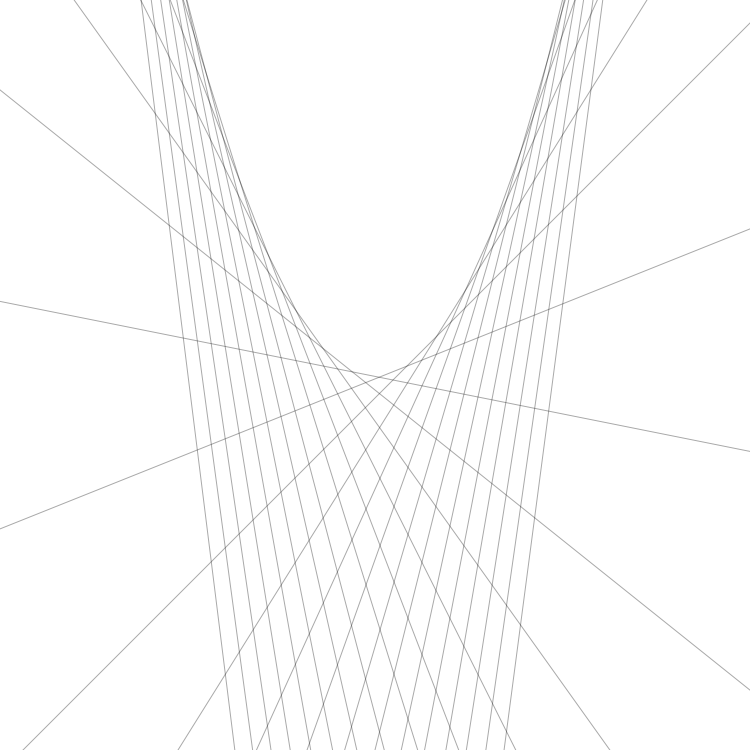
Frame 1 (no input)
Frame 60 (the mouse pressed at the canvas centre just before this capture): identical to frame 1, image omitted
Frame 120 (the mouse held since frame 60 and released just before this capture): identical to frame 1, image omitted

The Processing sketch that drew this single still picture (run headless with seeded random() and noise(); from frame 60 on, the mouse is pressed at the canvas centre):

// Processing sketch: paraEnvelopeWeb
// ── paraEnvelopeWeb.pde
//import processing.pdf.*; //<>//
//float minX = -4;
//float minY = -4;
//float maxX =x 4;
//float maxY = 4;
float dX = 20;
float stepSize = .3;
boolean axisIsVisible = false;

Functor functor;
Functor parabola = new Parabola();
Functor cubic = new Cubic();
Functor exponential = new Exponential();
Functor sine = new Sine();
Functor cotangent = new Cotangent();
Functor cosecant = new Cosecant();
interface JavaScript {
  void showValues(float s);
}

void bindJavascript(JavaScript js) {
  javascript = js;
}

JavaScript javascript;

void setup() {
  size(750, 750);
  //  size(1920, 1080);
  //  parabola.setFrame(minX, maxX, minY, maxY);
  //  cubic.setFrame(minX, maxX, minY, maxY);
  //  sine.setFrame(minX, maxX, minY, maxY);
  //  exponential.setFrame(minX, maxX, minY, maxY);
  //  cotangent.setFrame(minX, maxX, minY, maxY);
  //  cosecant.setFrame(minX, maxX, minY, maxY);
  functor = parabola;
}

void draw() {
  background(255);
  if (javascript!=null) 
    javascript.showValues(stepSize);
  translate(width/2, height/2);
  stroke(255, 0, 0);
  strokeWeight(1);
  if (axisIsVisible) {
    drawXAxis();
    drawYAxis();
  }
  stroke(0, 255*stepSize+10);
  //  float range = functor.maxX - functor.minX;
  float nextX = functor.minX;
  while (nextX < functor.maxX) {
    float slope = functor.slope(nextX);
    float y = functor.value(nextX);
    float x0 = mapXToScreen(nextX-dX, functor.minX, functor.maxX);
    float y0 = mapYToScreen(-slope*dX+y, functor.minY, functor.maxY);
    float x1 = mapXToScreen(nextX+dX, functor.minX, functor.maxX);
    float y1 = mapYToScreen(slope*dX+y, functor.minY, functor.maxY);
    line(x0, y0, x1, y1);
    nextX +=  stepSize;  }
  //  exit();
}

void setFunctor(String f) {
  //  println(f);
  if (f.equals("Parabola")) {
    functor = parabola;
  } else if (f.equals("Cubic")) {
    functor = cubic;
  } else if (f.equals("Exponential")) {
    functor = exponential;
  } else if (f.equals("Sine")) {
    functor = sine;
  } else if (f.equals("Cotangent")) {
    functor = cotangent;
  } else {
    functor = cosecant;
  }
  //  functor.setFrame(minX, maxX, minY, maxY);
}

void changeFrame(float newMinX, float newMaxX, float newMinY, float newMaxY) {
  functor.setFrame(newMinX, newMaxX, newMinY, newMaxY);
}

void setStepSize(float d) {
  stepSize = d * 1.0;
}

void showAxis(boolean show) {
  axisIsVisible = show;
}

void drawXAxis() {
  drawLine(functor.minX, 0, functor.maxX, 0);
}

void drawYAxis() {
  drawLine(0, functor.minY, 0, functor.maxY);
}

void drawLine(float x0, float y0, float x1, float y1) {
  float mappedX0 = map(x0, functor.minX, functor.maxX, -width/2, width/2);
  float mappedY0 = map(y0, functor.minY, functor.maxY, -height/2, height/2);
  float mappedX1 = map(x1, functor.minX, functor.maxX, -width/2, width/2);
  float mappedY1 = map(y1, functor.minY, functor.maxY, -height/2, height/2);
  line(mappedX0, mappedY0, mappedX1, mappedY1);
}

float mapXToScreen(float x, float minx, float maxx) {
  return (x - minx)/(maxx - minx)* width - width/2;
}

float mapYToScreen(float y, float miny, float maxy) {
  return height/2 -(y - miny)/(maxy - miny)* height;
}

abstract class Functor {
  float minX = -4;
  float minY = -4;
  float maxX = 4;
  float maxY = 4;
  abstract float value(float x);
  abstract float slope(float x);
  void setFrame(float minX_, float maxX_, float minY_, float maxY_) {
    minX = minX_ * 1.0;
    maxX = maxX_ * 1.0;
    minY = minY_ * 1.0;
    maxY = maxY_ * 1.0;
  }
}

class Parabola extends Functor {
  public float value(float x) {
    return x * x;
  }
  public float slope(float x) {
    return 2 * x;
  }
}

class Cubic extends Functor {
  public float value(float x) {
    return x * x * x;
  }
  public float slope(float x) {
    return 3 * x * x;
  }
}

class Sine extends Functor {
  public float value(float x) {
    return sin(x);
  }
  public float slope(float x) {
    return cos(x);
  }
}

class Exponential extends Functor {
  public float value(float x) {
    return exp(x);
  }
  public float slope(float x) {
    return exp(x);
  }
}

class Cotangent extends Functor {
  public float value(float x) {
    return cos(x)/sin(x);
  }
  public float slope(float x) {
    return -1/(sin(x)*sin(x));
  }
}

class Cosecant extends Functor {
  public float value(float x) {
    return 1/sin(x);
  }
  public float slope(float x) {
    return -cos(x)/(sin(x)*sin(x));
  }
}
